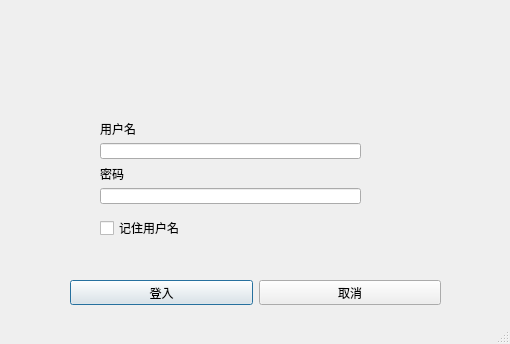
<?xml version="1.0" encoding="UTF-8"?>
<ui version="4.0">
 <class>Dialog</class>
 <widget class="QDialog" name="Dialog">
  <property name="geometry">
   <rect>
    <x>0</x>
    <y>0</y>
    <width>510</width>
    <height>344</height>
   </rect>
  </property>
  <property name="windowTitle">
   <string>Dialog</string>
  </property>
  <property name="sizeGripEnabled">
   <bool>true</bool>
  </property>
  <widget class="QCheckBox" name="checkBox">
   <property name="geometry">
    <rect>
     <x>100</x>
     <y>220</y>
     <width>91</width>
     <height>16</height>
    </rect>
   </property>
   <property name="text">
    <string>记住用户名</string>
   </property>
  </widget>
  <widget class="QWidget" name="">
   <property name="geometry">
    <rect>
     <x>100</x>
     <y>120</y>
     <width>261</width>
     <height>84</height>
    </rect>
   </property>
   <layout class="QVBoxLayout" name="verticalLayout">
    <item>
     <widget class="QLabel" name="label">
      <property name="text">
       <string>用户名</string>
      </property>
     </widget>
    </item>
    <item>
     <widget class="QLineEdit" name="lineEdit"/>
    </item>
    <item>
     <widget class="QLabel" name="label_2">
      <property name="text">
       <string>密码</string>
      </property>
     </widget>
    </item>
    <item>
     <widget class="QLineEdit" name="lineEdit_2"/>
    </item>
   </layout>
  </widget>
  <widget class="QWidget" name="">
   <property name="geometry">
    <rect>
     <x>70</x>
     <y>280</y>
     <width>371</width>
     <height>25</height>
    </rect>
   </property>
   <layout class="QHBoxLayout" name="horizontalLayout">
    <item>
     <widget class="QPushButton" name="pushButton">
      <property name="text">
       <string>登入</string>
      </property>
     </widget>
    </item>
    <item>
     <widget class="QPushButton" name="pushButton_2">
      <property name="text">
       <string>取消</string>
      </property>
     </widget>
    </item>
   </layout>
  </widget>
 </widget>
 <resources/>
 <connections/>
</ui>
